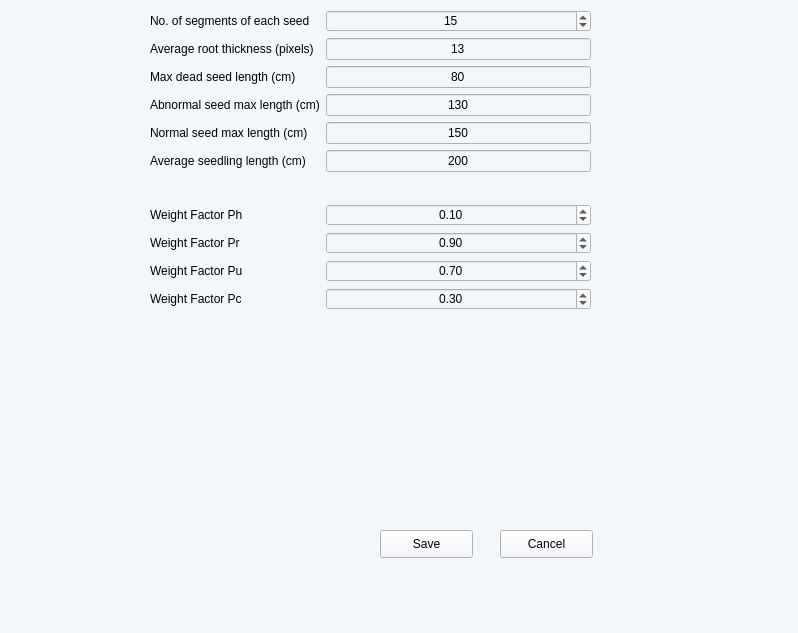
<?xml version="1.0" encoding="UTF-8"?>
<ui version="4.0">
 <class>Form</class>
 <widget class="QWidget" name="Form">
  <property name="geometry">
   <rect>
    <x>0</x>
    <y>0</y>
    <width>798</width>
    <height>633</height>
   </rect>
  </property>
  <property name="windowTitle">
   <string>Settings</string>
  </property>
  <property name="styleSheet">
   <string notr="true">background-color:rgb(244, 247, 250);</string>
  </property>
  <widget class="QPushButton" name="btn_apply">
   <property name="geometry">
    <rect>
     <x>380</x>
     <y>530</y>
     <width>93</width>
     <height>28</height>
    </rect>
   </property>
   <property name="styleSheet">
    <string notr="true">font: 63 10pt &quot;Segoe UI&quot;;</string>
   </property>
   <property name="text">
    <string>Save</string>
   </property>
  </widget>
  <widget class="QWidget" name="formLayoutWidget">
   <property name="geometry">
    <rect>
     <x>150</x>
     <y>10</y>
     <width>441</width>
     <height>488</height>
    </rect>
   </property>
   <layout class="QFormLayout" name="formLayout_left">
    <item row="5" column="0">
     <widget class="QLabel" name="label_8">
      <property name="styleSheet">
       <string notr="true">font: 63 10pt &quot;Segoe UI&quot;;</string>
      </property>
      <property name="text">
       <string>Average root thickness (pixels)</string>
      </property>
     </widget>
    </item>
    <item row="7" column="0">
     <widget class="QLabel" name="label">
      <property name="styleSheet">
       <string notr="true">font: 63 10pt &quot;Segoe UI&quot;;</string>
      </property>
      <property name="text">
       <string>Max dead seed length (cm)</string>
      </property>
     </widget>
    </item>
    <item row="7" column="1">
     <widget class="QLineEdit" name="lineEdit_deadSeedL">
      <property name="styleSheet">
       <string notr="true">font: 63 10pt &quot;Segoe UI&quot;;</string>
      </property>
      <property name="text">
       <string>80</string>
      </property>
      <property name="alignment">
       <set>Qt::AlignCenter</set>
      </property>
     </widget>
    </item>
    <item row="8" column="0">
     <widget class="QLabel" name="label_2">
      <property name="styleSheet">
       <string notr="true">font: 63 10pt &quot;Segoe UI&quot;;</string>
      </property>
      <property name="text">
       <string>Abnormal seed max length (cm)</string>
      </property>
     </widget>
    </item>
    <item row="8" column="1">
     <widget class="QLineEdit" name="lineEdit_abnormal_seedL">
      <property name="styleSheet">
       <string notr="true">font: 63 10pt &quot;Segoe UI&quot;;</string>
      </property>
      <property name="text">
       <string>130</string>
      </property>
      <property name="alignment">
       <set>Qt::AlignCenter</set>
      </property>
     </widget>
    </item>
    <item row="9" column="0">
     <widget class="QLabel" name="label_5">
      <property name="styleSheet">
       <string notr="true">font: 63 10pt &quot;Segoe UI&quot;;</string>
      </property>
      <property name="text">
       <string>Normal seed max length (cm)</string>
      </property>
     </widget>
    </item>
    <item row="9" column="1">
     <widget class="QLineEdit" name="lineEdit_normal_seedL">
      <property name="styleSheet">
       <string notr="true">font: 63 10pt &quot;Segoe UI&quot;;</string>
      </property>
      <property name="text">
       <string>150</string>
      </property>
      <property name="alignment">
       <set>Qt::AlignCenter</set>
      </property>
     </widget>
    </item>
    <item row="10" column="0">
     <widget class="QLabel" name="label_7">
      <property name="styleSheet">
       <string notr="true">font: 63 10pt &quot;Segoe UI&quot;;</string>
      </property>
      <property name="text">
       <string>Average seedling length (cm)</string>
      </property>
     </widget>
    </item>
    <item row="10" column="1">
     <widget class="QLineEdit" name="lineEdit_avg_seed_length">
      <property name="styleSheet">
       <string notr="true">font: 63 10pt &quot;Segoe UI&quot;;</string>
      </property>
      <property name="text">
       <string>200</string>
      </property>
      <property name="alignment">
       <set>Qt::AlignCenter</set>
      </property>
     </widget>
    </item>
    <item row="13" column="0" colspan="2">
     <spacer name="horizontalSpacer">
      <property name="orientation">
       <enum>Qt::Horizontal</enum>
      </property>
      <property name="sizeHint" stdset="0">
       <size>
        <width>40</width>
        <height>20</height>
       </size>
      </property>
     </spacer>
    </item>
    <item row="16" column="0">
     <widget class="QLabel" name="label_12">
      <property name="styleSheet">
       <string notr="true">font: 63 10pt &quot;Segoe UI&quot;;</string>
      </property>
      <property name="text">
       <string>Weight Factor Ph</string>
      </property>
     </widget>
    </item>
    <item row="16" column="1">
     <widget class="QDoubleSpinBox" name="doubleSpinBox_ph">
      <property name="styleSheet">
       <string notr="true">font: 63 10pt &quot;Segoe UI&quot;;</string>
      </property>
      <property name="alignment">
       <set>Qt::AlignCenter</set>
      </property>
      <property name="minimum">
       <double>0.000000000000000</double>
      </property>
      <property name="maximum">
       <double>1.000000000000000</double>
      </property>
      <property name="singleStep">
       <double>0.050000000000000</double>
      </property>
      <property name="value">
       <double>0.100000000000000</double>
      </property>
     </widget>
    </item>
    <item row="17" column="0">
     <widget class="QLabel" name="label_13">
      <property name="styleSheet">
       <string notr="true">font: 63 10pt &quot;Segoe UI&quot;;</string>
      </property>
      <property name="text">
       <string>Weight Factor Pr</string>
      </property>
     </widget>
    </item>
    <item row="17" column="1">
     <widget class="QDoubleSpinBox" name="doubleSpinBox_pr">
      <property name="styleSheet">
       <string notr="true">font: 63 10pt &quot;Segoe UI&quot;;</string>
      </property>
      <property name="alignment">
       <set>Qt::AlignCenter</set>
      </property>
      <property name="minimum">
       <double>0.000000000000000</double>
      </property>
      <property name="maximum">
       <double>1.000000000000000</double>
      </property>
      <property name="singleStep">
       <double>0.050000000000000</double>
      </property>
      <property name="value">
       <double>0.900000000000000</double>
      </property>
     </widget>
    </item>
    <item row="18" column="0">
     <widget class="QLabel" name="label_11">
      <property name="styleSheet">
       <string notr="true">font: 63 10pt &quot;Segoe UI&quot;;</string>
      </property>
      <property name="text">
       <string>Weight Factor Pu</string>
      </property>
     </widget>
    </item>
    <item row="18" column="1">
     <widget class="QDoubleSpinBox" name="doubleSpinBox_pu">
      <property name="styleSheet">
       <string notr="true">font: 63 10pt &quot;Segoe UI&quot;;</string>
      </property>
      <property name="alignment">
       <set>Qt::AlignCenter</set>
      </property>
      <property name="maximum">
       <double>1.000000000000000</double>
      </property>
      <property name="singleStep">
       <double>0.050000000000000</double>
      </property>
      <property name="value">
       <double>0.700000000000000</double>
      </property>
     </widget>
    </item>
    <item row="19" column="0">
     <widget class="QLabel" name="label_10">
      <property name="styleSheet">
       <string notr="true">font: 63 10pt &quot;Segoe UI&quot;;</string>
      </property>
      <property name="text">
       <string>Weight Factor Pc</string>
      </property>
     </widget>
    </item>
    <item row="19" column="1">
     <widget class="QDoubleSpinBox" name="doubleSpinBox_pc">
      <property name="styleSheet">
       <string notr="true">font: 63 10pt &quot;Segoe UI&quot;;</string>
      </property>
      <property name="alignment">
       <set>Qt::AlignCenter</set>
      </property>
      <property name="minimum">
       <double>0.000000000000000</double>
      </property>
      <property name="maximum">
       <double>1.000000000000000</double>
      </property>
      <property name="singleStep">
       <double>0.050000000000000</double>
      </property>
      <property name="value">
       <double>0.300000000000000</double>
      </property>
     </widget>
    </item>
    <item row="5" column="1">
     <widget class="QLineEdit" name="lineEdit_avg_rad_length">
      <property name="styleSheet">
       <string notr="true">font: 63 10pt &quot;Segoe UI&quot;;</string>
      </property>
      <property name="text">
       <string>13</string>
      </property>
      <property name="alignment">
       <set>Qt::AlignCenter</set>
      </property>
     </widget>
    </item>
    <item row="4" column="0">
     <widget class="QLabel" name="label_9">
      <property name="styleSheet">
       <string notr="true">font: 63 10pt &quot;Segoe UI&quot;;</string>
      </property>
      <property name="text">
       <string>No. of segments of each seed</string>
      </property>
     </widget>
    </item>
    <item row="4" column="1">
     <widget class="QSpinBox" name="spinBox_n_seg">
      <property name="styleSheet">
       <string notr="true">font: 63 10pt &quot;Segoe UI&quot;;</string>
      </property>
      <property name="alignment">
       <set>Qt::AlignCenter</set>
      </property>
      <property name="minimum">
       <number>10</number>
      </property>
      <property name="maximum">
       <number>20</number>
      </property>
      <property name="value">
       <number>15</number>
      </property>
     </widget>
    </item>
   </layout>
  </widget>
  <widget class="QPushButton" name="btn_cancel">
   <property name="geometry">
    <rect>
     <x>500</x>
     <y>530</y>
     <width>93</width>
     <height>28</height>
    </rect>
   </property>
   <property name="styleSheet">
    <string notr="true">font: 63 10pt &quot;Segoe UI&quot;;</string>
   </property>
   <property name="text">
    <string>Cancel</string>
   </property>
  </widget>
 </widget>
 <resources/>
 <connections/>
</ui>
